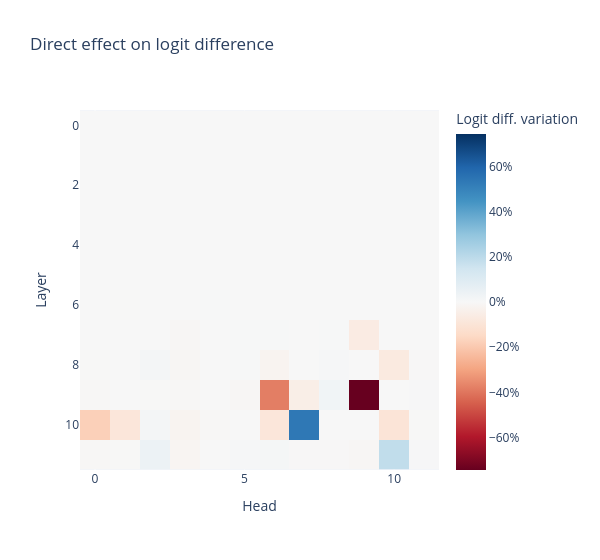

The notebook cell this image was saved under:
### Code cell
imshow(
    100 * path_patch_head_to_final_resid_post,
    title="Direct effect on logit difference",
    labels={"x": "Head", "y": "Layer", "color": "Logit diff. variation"},
    coloraxis=dict(colorbar_ticksuffix="%"),
    width=600,
)

### Figure 1 — Plotly figure (JSON) as saved in the notebook; plotly's stock layout.template omitted (floating-point values rounded to 4 significant figures; data arrays with more than 128 entries replaced by an {"elided": "..."} marker saying what was removed)
{"data": [{"coloraxis": "coloraxis", "hovertemplate": "Head: %{x}<br>Layer: %{y}<br>Logit diff. variation: %{z}<extra></extra>", "name": "0", "type": "heatmap", "xaxis": "x", "yaxis": "y", "z": {"elided": "12x12 float values"}}], "layout": {"coloraxis": {"cmid": 0, "colorbar": {"ticksuffix": "%", "title": {"text": "Logit diff. variation"}}, "colorscale": [[0, "rgb(103,0,31)"], [0.1, "rgb(178,24,43)"], [0.2, "rgb(214,96,77)"], [0.3, "rgb(244,165,130)"], [0.4, "rgb(253,219,199)"], [0.5, "rgb(247,247,247)"], [0.6, "rgb(209,229,240)"], [0.7, "rgb(146,197,222)"], [0.8, "rgb(67,147,195)"], [0.9, "rgb(33,102,172)"], [1, "rgb(5,48,97)"]]}, "title": {"text": "Direct effect on logit difference"}, "width": 600, "xaxis": {"anchor": "y", "constrain": "domain", "domain": [0, 1], "scaleanchor": "y", "title": {"text": "Head"}}, "yaxis": {"anchor": "x", "autorange": "reversed", "constrain": "domain", "domain": [0, 1], "title": {"text": "Layer"}}}}
